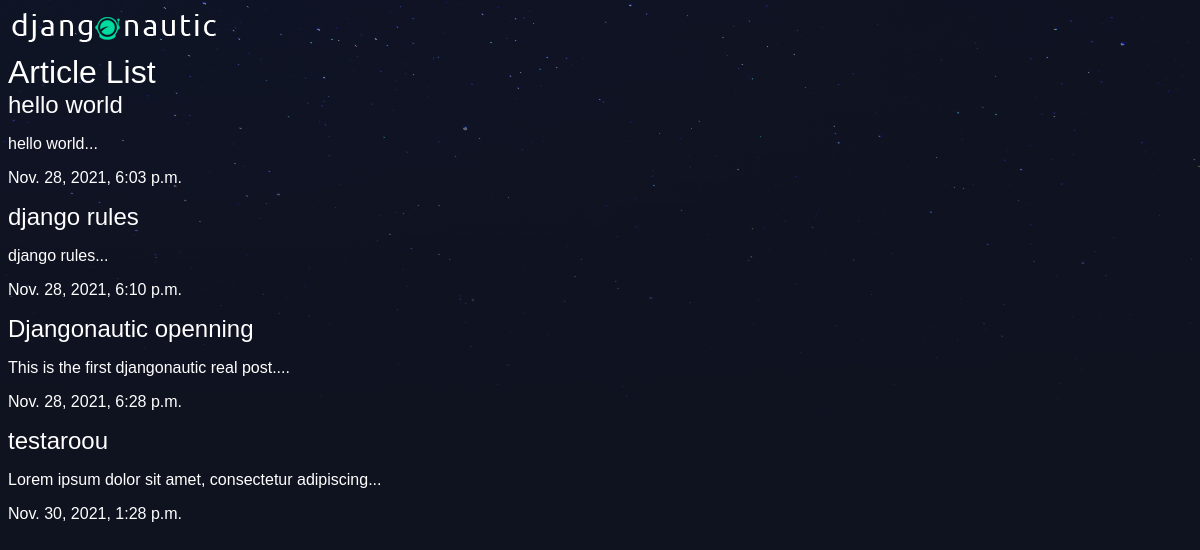
The app's page /articles/ with its own data.
### articles/models.py (models this page shows, shortened)
class Article(models.Model):
    title = models.CharField(max_length=100)
    slug = models.SlugField()
    body = models.TextField()
    date = models.DateTimeField(auto_now_add=True)
    def snippet(self):
        return self.body[:50] + '...'

### articles/views.py (the view)
# urls.py: path('', views.article_list, name='list'),
def article_list(request):
    articles = Article.objects.all().order_by('date')
    return render(request, 'articles/article_list.html', {
        'articles': articles
    })

### articles/templates/articles/article_list.html
{% extends 'base_layout.html' %}
{% block content %}
    <h1>Article List</h1>
    <div class='articles'>
        {% for article in articles %}
            <div class='article'>
                <h2><a href="{% url 'articles:detail' article.slug %}">{{ article.title }}</a></h2>
                <p>{{ article.snippet }}</p>
                <p>{{ article.date }}</p>
            </div>
        {% endfor %}
    </div>
{% endblock %}

### templates/base_layout.html (shortened to what this page needs)
{% load static %}
<!DOCTYPE html>
<html lang="en">
<head>
    <link rel="stylesheet" href="{% static 'styles.css' %}">
</head>
<body>
    <div class="wrapper">
        <h1><a href="{% url 'articles:list' %}"><img src="{% static 'logo.png' %}"></a></h1>
        {% block content %}
        {% endblock %}
    </div>
</body>
</html>

### assets/styles.css (style rules this page uses)
body { background-color: #0f121f; background-image: url(stars.png); background-repeat: no-repeat; color: #fff }
body * { font-family: Verdana, Geneva, Tahoma, sans-serif; }
h1, h2, h3, h4, h5 { font-weight: normal; margin: 0; }
a, a:hover, a:visited { color: #fff; text-decoration: none; }

### records on screen
Article: title "hello world", snippet "hello world...", date "Nov. 28, 2021, 6:03 p.m."
Article: title "django rules", snippet "django rules...", date "Nov. 28, 2021, 6:10 p.m."
Article: title "Djangonautic openning", snippet "This is the first djangonautic real post....", date "Nov. 28, 2021, 6:28 p.m."
Article: title "testaroou", snippet "Lorem ipsum dolor sit amet, consectetur adipiscing...", date "Nov. 30, 2021, 1:28 p.m."
